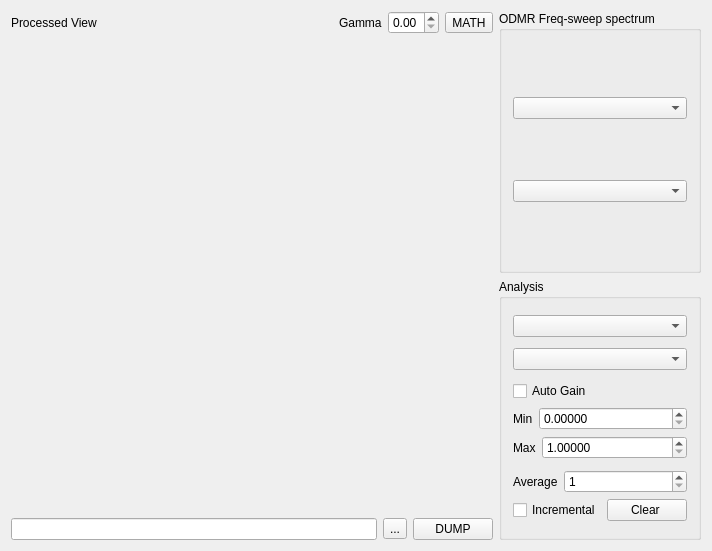
<?xml version="1.0" encoding="UTF-8"?>
<ui version="4.0">
 <class>FrmODMR2DAnalysis</class>
 <widget class="QMainWindow" name="FrmODMR2DAnalysis">
  <property name="geometry">
   <rect>
    <x>0</x>
    <y>0</y>
    <width>712</width>
    <height>551</height>
   </rect>
  </property>
  <property name="windowTitle">
   <string>Network Analyzer Control</string>
  </property>
  <widget class="QWidget" name="widget">
   <layout class="QGridLayout" name="gridLayout">
    <item row="0" column="0" rowspan="2">
     <layout class="QVBoxLayout" name="verticalLayout_2">
      <item>
       <layout class="QHBoxLayout" name="horizontalLayout_9">
        <item>
         <widget class="QLabel" name="textLabel1_2_5_3_3_13">
          <property name="sizePolicy">
           <sizepolicy hsizetype="Expanding" vsizetype="Preferred">
            <horstretch>0</horstretch>
            <verstretch>0</verstretch>
           </sizepolicy>
          </property>
          <property name="text">
           <string>Processed View</string>
          </property>
          <property name="wordWrap">
           <bool>false</bool>
          </property>
         </widget>
        </item>
        <item>
         <layout class="QHBoxLayout" name="horizontalLayout_10">
          <item>
           <widget class="QLabel" name="textLabel1_2_5_3_3_12">
            <property name="sizePolicy">
             <sizepolicy hsizetype="Fixed" vsizetype="Preferred">
              <horstretch>0</horstretch>
              <verstretch>0</verstretch>
             </sizepolicy>
            </property>
            <property name="text">
             <string>Gamma</string>
            </property>
            <property name="wordWrap">
             <bool>false</bool>
            </property>
           </widget>
          </item>
          <item>
           <widget class="QDoubleSpinBox" name="m_dblGamma">
            <property name="maximum">
             <double>5.000000000000000</double>
            </property>
            <property name="singleStep">
             <double>0.100000000000000</double>
            </property>
           </widget>
          </item>
         </layout>
        </item>
        <item>
         <widget class="QToolButton" name="m_tbMathMenu">
          <property name="text">
           <string>MATH</string>
          </property>
         </widget>
        </item>
       </layout>
      </item>
      <item>
       <widget class="XQGraph" name="m_graphwidgetProcessed" native="true">
        <property name="sizePolicy">
         <sizepolicy hsizetype="Expanding" vsizetype="Expanding">
          <horstretch>0</horstretch>
          <verstretch>0</verstretch>
         </sizepolicy>
        </property>
        <property name="minimumSize">
         <size>
          <width>53</width>
          <height>53</height>
         </size>
        </property>
       </widget>
      </item>
      <item>
       <layout class="QHBoxLayout" name="horizontalLayout_8">
        <item>
         <widget class="QLineEdit" name="m_edDump"/>
        </item>
        <item>
         <widget class="QToolButton" name="m_tbDump">
          <property name="text">
           <string>...</string>
          </property>
         </widget>
        </item>
        <item>
         <widget class="QPushButton" name="m_btnDump">
          <property name="text">
           <string>DUMP</string>
          </property>
          <property name="autoDefault">
           <bool>false</bool>
          </property>
         </widget>
        </item>
       </layout>
      </item>
     </layout>
    </item>
    <item row="0" column="1">
     <widget class="QGroupBox" name="groupBox">
      <property name="title">
       <string>ODMR Freq-sweep spectrum</string>
      </property>
      <layout class="QVBoxLayout" name="verticalLayout_4">
       <item>
        <widget class="QComboBox" name="m_cmbODMRFSpectrum"/>
       </item>
       <item>
        <widget class="QComboBox" name="m_cmbSelRegion"/>
       </item>
      </layout>
     </widget>
    </item>
    <item row="1" column="1">
     <widget class="QGroupBox" name="groupBox_2">
      <property name="title">
       <string>Analysis</string>
      </property>
      <layout class="QVBoxLayout" name="verticalLayout_5">
       <item>
        <widget class="QComboBox" name="m_cmbAnalysisMethod"/>
       </item>
       <item>
        <widget class="QComboBox" name="m_cmbColorMapMethod"/>
       </item>
       <item>
        <layout class="QVBoxLayout" name="verticalLayout">
         <item>
          <widget class="QCheckBox" name="m_ckbAutoMinMapForColorMap">
           <property name="text">
            <string>Auto Gain</string>
           </property>
          </widget>
         </item>
         <item>
          <layout class="QHBoxLayout" name="horizontalLayout_4">
           <item>
            <widget class="QLabel" name="textLabel1_2_5_3_3_10">
             <property name="sizePolicy">
              <sizepolicy hsizetype="Fixed" vsizetype="Preferred">
               <horstretch>0</horstretch>
               <verstretch>0</verstretch>
              </sizepolicy>
             </property>
             <property name="text">
              <string>Min</string>
             </property>
             <property name="wordWrap">
              <bool>false</bool>
             </property>
            </widget>
           </item>
           <item>
            <widget class="QDoubleSpinBox" name="m_dblMinForColorMap">
             <property name="suffix">
              <string/>
             </property>
             <property name="decimals">
              <number>5</number>
             </property>
             <property name="minimum">
              <double>0.000000000000000</double>
             </property>
             <property name="maximum">
              <double>11000.000000000000000</double>
             </property>
             <property name="singleStep">
              <double>1.000000000000000</double>
             </property>
            </widget>
           </item>
          </layout>
         </item>
         <item>
          <layout class="QHBoxLayout" name="horizontalLayout_6">
           <item>
            <widget class="QLabel" name="textLabel1_2_5_3_3_11">
             <property name="sizePolicy">
              <sizepolicy hsizetype="Fixed" vsizetype="Preferred">
               <horstretch>0</horstretch>
               <verstretch>0</verstretch>
              </sizepolicy>
             </property>
             <property name="text">
              <string>Max</string>
             </property>
             <property name="wordWrap">
              <bool>false</bool>
             </property>
            </widget>
           </item>
           <item>
            <widget class="QDoubleSpinBox" name="m_dblMaxForColorMap">
             <property name="suffix">
              <string/>
             </property>
             <property name="decimals">
              <number>5</number>
             </property>
             <property name="minimum">
              <double>1.000000000000000</double>
             </property>
             <property name="maximum">
              <double>12000.000000000000000</double>
             </property>
             <property name="singleStep">
              <double>1.000000000000000</double>
             </property>
            </widget>
           </item>
          </layout>
         </item>
        </layout>
       </item>
       <item>
        <layout class="QVBoxLayout" name="verticalLayout_3">
         <item>
          <layout class="QHBoxLayout">
           <item>
            <widget class="QLabel" name="textLabel1_2_5_3_3_2">
             <property name="sizePolicy">
              <sizepolicy hsizetype="Fixed" vsizetype="Preferred">
               <horstretch>0</horstretch>
               <verstretch>0</verstretch>
              </sizepolicy>
             </property>
             <property name="text">
              <string>Average</string>
             </property>
             <property name="wordWrap">
              <bool>false</bool>
             </property>
            </widget>
           </item>
           <item>
            <widget class="QSpinBox" name="m_spbAverage">
             <property name="minimum">
              <number>1</number>
             </property>
             <property name="maximum">
              <number>10000</number>
             </property>
            </widget>
           </item>
          </layout>
         </item>
         <item>
          <layout class="QHBoxLayout" name="horizontalLayout_5">
           <item>
            <widget class="QCheckBox" name="m_ckbIncrementalAverage">
             <property name="text">
              <string>Incremental</string>
             </property>
            </widget>
           </item>
           <item>
            <widget class="QPushButton" name="m_btnClearAverage">
             <property name="text">
              <string>Clear </string>
             </property>
            </widget>
           </item>
          </layout>
         </item>
        </layout>
       </item>
      </layout>
     </widget>
    </item>
   </layout>
  </widget>
 </widget>
 <layoutdefault spacing="6" margin="11"/>
 <customwidgets>
  <customwidget>
   <class>XQGraph</class>
   <extends>QWidget</extends>
   <header>graphwidget.h</header>
  </customwidget>
 </customwidgets>
 <includes>
  <include location="local">graphwidget.h</include>
 </includes>
 <resources/>
 <connections/>
</ui>
